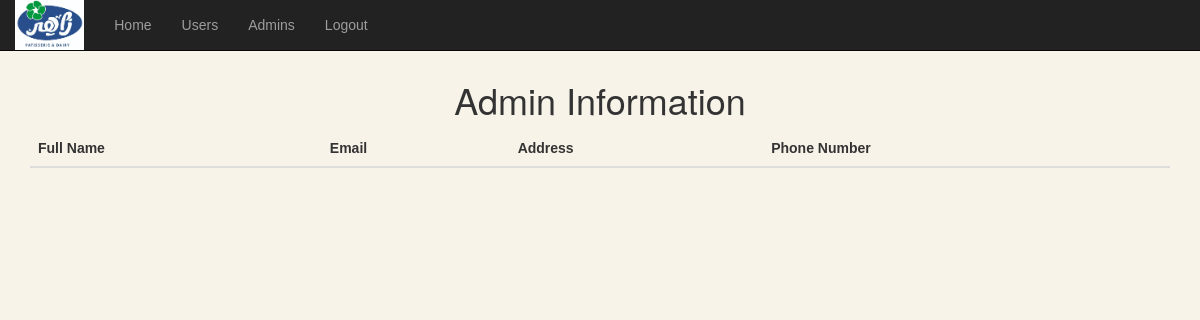
Before: /admins.php with the older database file.
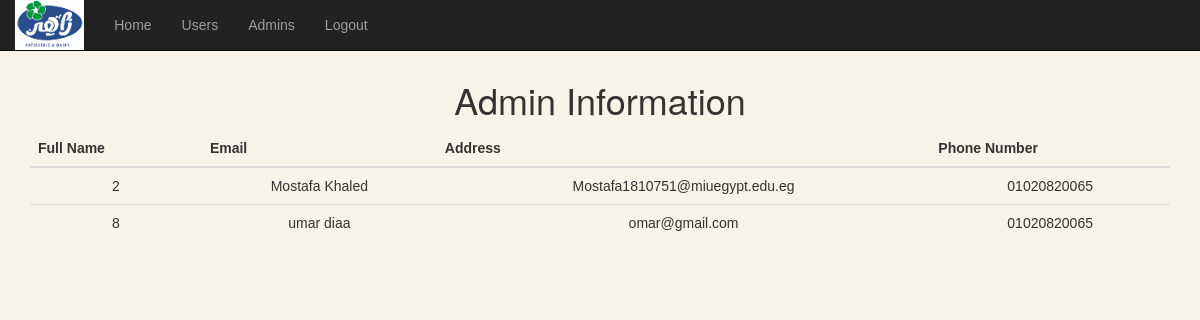
After: the same page with the newer database file.
### tables this page shows
CREATE TABLE `users` (
  `id` int(11) NOT NULL,
  `first_name` varchar(32) NOT NULL,
  `email` varchar(100) NOT NULL,
  `password` varchar(100) NOT NULL,
  `address` varchar(132) NOT NULL,
  `mob_num` varchar(25) NOT NULL,
  `tel_num` int(10) NOT NULL,
  `register_dateT` datetime NOT NULL DEFAULT current_timestamp(),
  `role` varchar(255) NOT NULL
);

### admins.php (the view, shortened to what this page needs)
<!DOCTYPE html>
<html lang="en" dir="ltr">
  <head>
      <link rel="stylesheet" href="https://maxcdn.bootstrapcdn.com/bootstrap/3.4.1/css/bootstrap.min.css">
      <?php include "adminNav.php";?>
    <link rel="stylesheet" href="main.css">
  </head>
  <body>
       <?php
      $db = new database();
      $conn = $db->connect();
      ?>
    <br><br><br>
    <h1>Admin Information</h1>
<div class="container">
  <table class="table table-hover">
    <thead>
      <tr>
        <th>Full Name</th>
        <th>Email</th>
        <th>Address</th>
        <th>Phone Number</th>
      </tr>
    </thead>
    <tbody>
      <?php
       $query = "SELECT * FROM users WHERE role = 'admin' OR role = 'topadmin'";
       $result = mysqli_query($conn,$query);
		while($row = $result -> fetch_array(MYSQLI_ASSOC)) {
		    $id = $row['id'];
		    $fname = $row['first_name'];
		    $email = $row['email'];
        $mob_num = $row['mob_num'];
		?>
	<tr>
		<td><?php echo $id; ?></td>
		<td><?php echo $fname; ?></td>
        <td><?php echo $email; ?></td>
        <td><?php echo $mob_num; ?></td>
	</tr>
	<?php
    }
    ?>
    </tbody>
  </table>
</div>
  </body>
</html>

### adminNav.php (shortened to what this page needs)
<!DOCTYPE html>
<html lang="en" dir="ltr">
  <head>
    <link rel="stylesheet" href="https://maxcdn.bootstrapcdn.com/bootstrap/3.4.1/css/bootstrap.min.css">
    <link rel="stylesheet" href="main.css">
  </head>
  <body>
    <nav class="navbar navbar-inverse navbar-fixed-top">
      <div class="container-fluid">
        <div class="navbar-header">
          <a class="navbar-brand" href="home.php"> <img src="pics/logo1.jpg" height="50px" weight="50px"alt="Logo"> </a>
        </div>
        <ul class="nav navbar-nav">
          <li><a href="adminHome.php">Home</a></li>
          <li> <a href="empDB.php">Users</a> </li>
         <li> <a href="admins.php">Admins</a> </li>
          <li><a href="login.php">Logout</a></li>
        </ul>
      </div>
    </nav>
  </body>
</html>

### main.css (style rules this page uses)
body { background-color: #f7f3e9; text-align: center; }
* { font-family: 'Trebuchet MS', sans-serif; }
.navbar-brand { padding-top: 0; margin-top:0; }

Changed rows visible on the page:
added users: id "2", first_name "Mostafa Khaled", email "Mostafa1810751@miuegypt.edu.eg", mob_num "01020820065"
added users: id "8", first_name "umar diaa", email "omar@gmail.com", mob_num "01020820065"
